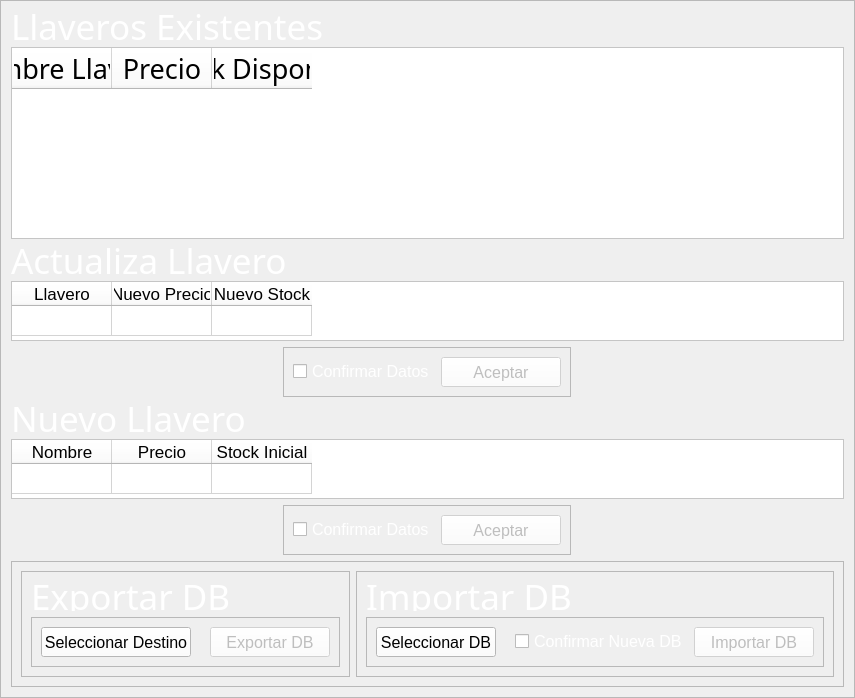
            <widget class="QWidget" name="stock_page">
             <layout class="QVBoxLayout" name="verticalLayout_8">
              <property name="spacing">
               <number>0</number>
              </property>
              <property name="leftMargin">
               <number>0</number>
              </property>
              <property name="topMargin">
               <number>0</number>
              </property>
              <property name="rightMargin">
               <number>0</number>
              </property>
              <property name="bottomMargin">
               <number>0</number>
              </property>
              <item>
               <widget class="QFrame" name="stock_frame">
                <property name="frameShape">
                 <enum>QFrame::StyledPanel</enum>
                </property>
                <property name="frameShadow">
                 <enum>QFrame::Raised</enum>
                </property>
                <layout class="QVBoxLayout" name="verticalLayout_16">
                 <property name="spacing">
                  <number>6</number>
                 </property>
                 <property name="leftMargin">
                  <number>10</number>
                 </property>
                 <property name="topMargin">
                  <number>10</number>
                 </property>
                 <property name="rightMargin">
                  <number>10</number>
                 </property>
                 <property name="bottomMargin">
                  <number>10</number>
                 </property>
                 <item>
                  <widget class="QLabel" name="label_5">
                   <property name="minimumSize">
                    <size>
                     <width>0</width>
                     <height>30</height>
                    </size>
                   </property>
                   <property name="maximumSize">
                    <size>
                     <width>16777215</width>
                     <height>30</height>
                    </size>
                   </property>
                   <property name="font">
                    <font>
                     <family>Scheherazade</family>
                     <pointsize>26</pointsize>
                    </font>
                   </property>
                   <property name="styleSheet">
                    <string notr="true">color: rgb(255, 255, 255);</string>
                   </property>
                   <property name="text">
                    <string>Llaveros Existentes</string>
                   </property>
                  </widget>
                 </item>
                 <item>
                  <widget class="QTableWidget" name="tableStock">
                   <property name="font">
                    <font>
                     <family>MS Shell Dlg 2</family>
                     <pointsize>13</pointsize>
                    </font>
                   </property>
                   <property name="styleSheet">
                    <string notr="true">background-color: rgb(255, 255, 255);</string>
                   </property>
                   <property name="editTriggers">
                    <set>QAbstractItemView::NoEditTriggers</set>
                   </property>
                   <property name="tabKeyNavigation">
                    <bool>true</bool>
                   </property>
                   <property name="alternatingRowColors">
                    <bool>true</bool>
                   </property>
                   <attribute name="verticalHeaderVisible">
                    <bool>false</bool>
                   </attribute>
                   <column>
                    <property name="text">
                     <string>Nombre Llavero</string>
                    </property>
                    <property name="font">
                     <font>
                      <family>Scheherazade</family>
                      <pointsize>20</pointsize>
                     </font>
                    </property>
                   </column>
                   <column>
                    <property name="text">
                     <string>Precio</string>
                    </property>
                    <property name="font">
                     <font>
                      <family>Scheherazade</family>
                      <pointsize>20</pointsize>
                     </font>
                    </property>
                   </column>
                   <column>
                    <property name="text">
                     <string>Stock Disponible</string>
                    </property>
                    <property name="font">
                     <font>
                      <family>Scheherazade</family>
                      <pointsize>20</pointsize>
                     </font>
                    </property>
                   </column>
                  </widget>
                 </item>
                 <item>
                  <widget class="QLabel" name="label_9">
                   <property name="minimumSize">
                    <size>
                     <width>0</width>
                     <height>30</height>
                    </size>
                   </property>
                   <property name="maximumSize">
                    <size>
                     <width>16777215</width>
                     <height>30</height>
                    </size>
                   </property>
                   <property name="font">
                    <font>
                     <family>Scheherazade</family>
                     <pointsize>26</pointsize>
                    </font>
                   </property>
                   <property name="styleSheet">
                    <string notr="true">color: rgb(255, 255, 255);</string>
                   </property>
                   <property name="text">
                    <string>Actualiza Llavero</string>
                   </property>
                  </widget>
                 </item>
                 <item>
                  <widget class="QTableWidget" name="tableActualizaStock">
                   <property name="minimumSize">
                    <size>
                     <width>0</width>
                     <height>60</height>
                    </size>
                   </property>
                   <property name="maximumSize">
                    <size>
                     <width>16777215</width>
                     <height>60</height>
                    </size>
                   </property>
                   <property name="font">
                    <font>
                     <pointsize>12</pointsize>
                    </font>
                   </property>
                   <property name="styleSheet">
                    <string notr="true">background-color: rgb(255, 255, 255);
color: rgb(0, 0, 0);</string>
                   </property>
                   <property name="editTriggers">
                    <set>QAbstractItemView::AllEditTriggers</set>
                   </property>
                   <property name="alternatingRowColors">
                    <bool>false</bool>
                   </property>
                   <attribute name="horizontalHeaderHighlightSections">
                    <bool>true</bool>
                   </attribute>
                   <attribute name="verticalHeaderVisible">
                    <bool>false</bool>
                   </attribute>
                   <row>
                    <property name="text">
                     <string>Nueva fila</string>
                    </property>
                   </row>
                   <column>
                    <property name="text">
                     <string>Llavero</string>
                    </property>
                    <property name="font">
                     <font>
                      <family>MS Shell Dlg 2</family>
                      <pointsize>13</pointsize>
                     </font>
                    </property>
                   </column>
                   <column>
                    <property name="text">
                     <string>Nuevo Precio</string>
                    </property>
                    <property name="font">
                     <font>
                      <family>MS Shell Dlg 2</family>
                      <pointsize>13</pointsize>
                     </font>
                    </property>
                   </column>
                   <column>
                    <property name="text">
                     <string>Nuevo Stock</string>
                    </property>
                    <property name="font">
                     <font>
                      <family>MS Shell Dlg 2</family>
                      <pointsize>13</pointsize>
                     </font>
                    </property>
                   </column>
                   <item row="0" column="0">
                    <property name="text">
                     <string/>
                    </property>
                   </item>
                   <item row="0" column="1">
                    <property name="text">
                     <string/>
                    </property>
                   </item>
                   <item row="0" column="2">
                    <property name="text">
                     <string/>
                    </property>
                   </item>
                  </widget>
                 </item>
                 <item alignment="Qt::AlignHCenter">
                  <widget class="QFrame" name="stock_center_confirmFrame">
                   <property name="minimumSize">
                    <size>
                     <width>0</width>
                     <height>50</height>
                    </size>
                   </property>
                   <property name="maximumSize">
                    <size>
                     <width>16777215</width>
                     <height>50</height>
                    </size>
                   </property>
                   <property name="styleSheet">
                    <string notr="true"/>
                   </property>
                   <property name="frameShape">
                    <enum>QFrame::StyledPanel</enum>
                   </property>
                   <property name="frameShadow">
                    <enum>QFrame::Raised</enum>
                   </property>
                   <layout class="QHBoxLayout" name="horizontalLayout_11">
                    <item>
                     <widget class="QCheckBox" name="checkBox_confirmarActualizaStock">
                      <property name="font">
                       <font>
                        <pointsize>12</pointsize>
                       </font>
                      </property>
                      <property name="styleSheet">
                       <string notr="true">color: rgb(255, 255, 255);</string>
                      </property>
                      <property name="text">
                       <string>Confirmar Datos</string>
                      </property>
                     </widget>
                    </item>
                    <item>
                     <widget class="QPushButton" name="btn_aceptarActualizaStock">
                      <property name="enabled">
                       <bool>false</bool>
                      </property>
                      <property name="minimumSize">
                       <size>
                        <width>120</width>
                        <height>30</height>
                       </size>
                      </property>
                      <property name="maximumSize">
                       <size>
                        <width>120</width>
                        <height>30</height>
                       </size>
                      </property>
                      <property name="font">
                       <font>
                        <pointsize>12</pointsize>
                       </font>
                      </property>
                      <property name="styleSheet">
                       <string notr="true">background-color: rgb(255, 255, 255);</string>
                      </property>
                      <property name="text">
                       <string>Aceptar</string>
                      </property>
                     </widget>
                    </item>
                   </layout>
                  </widget>
                 </item>
                 <item alignment="Qt::AlignBottom">
                  <widget class="QLabel" name="label_8">
                   <property name="minimumSize">
                    <size>
                     <width>0</width>
                     <height>30</height>
                    </size>
                   </property>
                   <property name="maximumSize">
                    <size>
                     <width>16777215</width>
                     <height>30</height>
                    </size>
                   </property>
                   <property name="font">
                    <font>
                     <family>Scheherazade</family>
                     <pointsize>26</pointsize>
                    </font>
                   </property>
                   <property name="styleSheet">
                    <string notr="true">color: rgb(255, 255, 255);</string>
                   </property>
                   <property name="text">
                    <string>Nuevo Llavero</string>
                   </property>
                  </widget>
                 </item>
                 <item>
                  <widget class="QTableWidget" name="tableLlavero">
                   <property name="minimumSize">
                    <size>
                     <width>0</width>
                     <height>60</height>
                    </size>
                   </property>
                   <property name="maximumSize">
                    <size>
                     <width>16777215</width>
                     <height>60</height>
                    </size>
                   </property>
                   <property name="font">
                    <font>
                     <family>Segoe UI</family>
                     <pointsize>12</pointsize>
                    </font>
                   </property>
                   <property name="styleSheet">
                    <string notr="true">background-color: rgb(255, 255, 255);
color: rgb(0, 0, 0);</string>
                   </property>
                   <property name="editTriggers">
                    <set>QAbstractItemView::AllEditTriggers</set>
                   </property>
                   <property name="alternatingRowColors">
                    <bool>false</bool>
                   </property>
                   <attribute name="horizontalHeaderHighlightSections">
                    <bool>true</bool>
                   </attribute>
                   <attribute name="verticalHeaderVisible">
                    <bool>false</bool>
                   </attribute>
                   <row>
                    <property name="text">
                     <string>Nueva fila</string>
                    </property>
                   </row>
                   <column>
                    <property name="text">
                     <string>Nombre</string>
                    </property>
                    <property name="font">
                     <font>
                      <family>MS Shell Dlg 2</family>
                      <pointsize>13</pointsize>
                     </font>
                    </property>
                   </column>
                   <column>
                    <property name="text">
                     <string>Precio</string>
                    </property>
                    <property name="font">
                     <font>
                      <family>MS Shell Dlg 2</family>
                      <pointsize>13</pointsize>
                     </font>
                    </property>
                   </column>
                   <column>
                    <property name="text">
                     <string>Stock Inicial</string>
                    </property>
                    <property name="font">
                     <font>
                      <family>MS Shell Dlg 2</family>
                      <pointsize>13</pointsize>
                     </font>
                    </property>
                   </column>
                   <item row="0" column="0">
                    <property name="text">
                     <string/>
                    </property>
                   </item>
                   <item row="0" column="1">
                    <property name="text">
                     <string/>
                    </property>
                   </item>
                   <item row="0" column="2">
                    <property name="text">
                     <string/>
                    </property>
                   </item>
                  </widget>
                 </item>
                 <item alignment="Qt::AlignHCenter">
                  <widget class="QFrame" name="stock_bottom_confirmFrame">
                   <property name="minimumSize">
                    <size>
                     <width>0</width>
                     <height>50</height>
                    </size>
                   </property>
                   <property name="maximumSize">
                    <size>
                     <width>16777215</width>
                     <height>50</height>
                    </size>
                   </property>
                   <property name="styleSheet">
                    <string notr="true"/>
                   </property>
                   <property name="frameShape">
                    <enum>QFrame::StyledPanel</enum>
                   </property>
                   <property name="frameShadow">
                    <enum>QFrame::Raised</enum>
                   </property>
                   <layout class="QHBoxLayout" name="horizontalLayout_8">
                    <item>
                     <widget class="QCheckBox" name="checkBox_confirmarStock">
                      <property name="font">
                       <font>
                        <pointsize>12</pointsize>
                       </font>
                      </property>
                      <property name="styleSheet">
                       <string notr="true">color: rgb(255, 255, 255);</string>
                      </property>
                      <property name="text">
                       <string>Confirmar Datos</string>
                      </property>
                     </widget>
                    </item>
                    <item>
                     <widget class="QPushButton" name="btn_aceptarStock">
                      <property name="enabled">
                       <bool>false</bool>
                      </property>
                      <property name="minimumSize">
                       <size>
                        <width>120</width>
                        <height>30</height>
                       </size>
                      </property>
                      <property name="maximumSize">
                       <size>
                        <width>120</width>
                        <height>30</height>
                       </size>
                      </property>
                      <property name="font">
                       <font>
                        <pointsize>12</pointsize>
                       </font>
                      </property>
                      <property name="styleSheet">
                       <string notr="true">background-color: rgb(255, 255, 255);</string>
                      </property>
                      <property name="text">
                       <string>Aceptar</string>
                      </property>
                     </widget>
                    </item>
                   </layout>
                  </widget>
                 </item>
                 <item alignment="Qt::AlignHCenter">
                  <widget class="QFrame" name="archivoFrame">
                   <property name="minimumSize">
                    <size>
                     <width>0</width>
                     <height>0</height>
                    </size>
                   </property>
                   <property name="maximumSize">
                    <size>
                     <width>16777215</width>
                     <height>16777215</height>
                    </size>
                   </property>
                   <property name="styleSheet">
                    <string notr="true"/>
                   </property>
                   <property name="frameShape">
                    <enum>QFrame::StyledPanel</enum>
                   </property>
                   <property name="frameShadow">
                    <enum>QFrame::Raised</enum>
                   </property>
                   <layout class="QHBoxLayout" name="horizontalLayout_12">
                    <item>
                     <widget class="QFrame" name="frame">
                      <property name="styleSheet">
                       <string notr="true"/>
                      </property>
                      <property name="frameShape">
                       <enum>QFrame::StyledPanel</enum>
                      </property>
                      <property name="frameShadow">
                       <enum>QFrame::Raised</enum>
                      </property>
                      <layout class="QVBoxLayout" name="verticalLayout_17">
                       <item>
                        <widget class="QLabel" name="label_17">
                         <property name="minimumSize">
                          <size>
                           <width>0</width>
                           <height>30</height>
                          </size>
                         </property>
                         <property name="maximumSize">
                          <size>
                           <width>16777215</width>
                           <height>30</height>
                          </size>
                         </property>
                         <property name="font">
                          <font>
                           <family>Scheherazade</family>
                           <pointsize>26</pointsize>
                          </font>
                         </property>
                         <property name="styleSheet">
                          <string notr="true">color: rgb(255, 255, 255);</string>
                         </property>
                         <property name="text">
                          <string>Exportar DB</string>
                         </property>
                        </widget>
                       </item>
                       <item>
                        <widget class="QFrame" name="left">
                         <property name="styleSheet">
                          <string notr="true"/>
                         </property>
                         <property name="frameShape">
                          <enum>QFrame::StyledPanel</enum>
                         </property>
                         <property name="frameShadow">
                          <enum>QFrame::Raised</enum>
                         </property>
                         <layout class="QHBoxLayout" name="horizontalLayout_14">
                          <item>
                           <widget class="QPushButton" name="btnSeleccionarDestinoDB">
                            <property name="minimumSize">
                             <size>
                              <width>150</width>
                              <height>30</height>
                             </size>
                            </property>
                            <property name="maximumSize">
                             <size>
                              <width>150</width>
                              <height>30</height>
                             </size>
                            </property>
                            <property name="font">
                             <font>
                              <pointsize>12</pointsize>
                             </font>
                            </property>
                            <property name="styleSheet">
                             <string notr="true">background-color: rgb(255, 255, 255);</string>
                            </property>
                            <property name="text">
                             <string>Seleccionar Destino</string>
                            </property>
                           </widget>
                          </item>
                          <item>
                           <widget class="QLabel" name="labelRutaDestinoDB">
                            <property name="styleSheet">
                             <string notr="true">color: rgb(255, 255, 255);</string>
                            </property>
                            <property name="text">
                             <string/>
                            </property>
                           </widget>
                          </item>
                          <item>
                           <widget class="QPushButton" name="btnExportarDB">
                            <property name="enabled">
                             <bool>false</bool>
                            </property>
                            <property name="minimumSize">
                             <size>
                              <width>120</width>
                              <height>30</height>
                             </size>
                            </property>
                            <property name="maximumSize">
                             <size>
                              <width>120</width>
                              <height>30</height>
                             </size>
                            </property>
                            <property name="font">
                             <font>
                              <pointsize>12</pointsize>
                             </font>
                            </property>
                            <property name="styleSheet">
                             <string notr="true">background-color: rgb(255, 255, 255);</string>
                            </property>
                            <property name="text">
                             <string>Exportar DB</string>
                            </property>
                           </widget>
                          </item>
                         </layout>
                        </widget>
                       </item>
                      </layout>
                     </widget>
                    </item>
                    <item>
                     <widget class="QFrame" name="archivoRightFrame">
                      <property name="styleSheet">
                       <string notr="true"/>
                      </property>
                      <property name="frameShape">
                       <enum>QFrame::StyledPanel</enum>
                      </property>
                      <property name="frameShadow">
                       <enum>QFrame::Raised</enum>
                      </property>
                      <layout class="QVBoxLayout" name="verticalLayout_10">
                       <item>
                        <widget class="QLabel" name="label_16">
                         <property name="minimumSize">
                          <size>
                           <width>0</width>
                           <height>30</height>
                          </size>
                         </property>
                         <property name="maximumSize">
                          <size>
                           <width>16777215</width>
                           <height>30</height>
                          </size>
                         </property>
                         <property name="font">
                          <font>
                           <family>Scheherazade</family>
                           <pointsize>26</pointsize>
                          </font>
                         </property>
                         <property name="styleSheet">
                          <string notr="true">color: rgb(255, 255, 255);</string>
                         </property>
                         <property name="text">
                          <string>Importar DB</string>
                         </property>
                        </widget>
                       </item>
                       <item>
                        <widget class="QFrame" name="ImportarFrame">
                         <property name="minimumSize">
                          <size>
                           <width>0</width>
                           <height>50</height>
                          </size>
                         </property>
                         <property name="maximumSize">
                          <size>
                           <width>16777215</width>
                           <height>50</height>
                          </size>
                         </property>
                         <property name="styleSheet">
                          <string notr="true"/>
                         </property>
                         <property name="frameShape">
                          <enum>QFrame::StyledPanel</enum>
                         </property>
                         <property name="frameShadow">
                          <enum>QFrame::Raised</enum>
                         </property>
                         <layout class="QHBoxLayout" name="horizontalLayout_13">
                          <item>
                           <widget class="QPushButton" name="btnSeleccionarArchivoDB">
                            <property name="minimumSize">
                             <size>
                              <width>120</width>
                              <height>30</height>
                             </size>
                            </property>
                            <property name="maximumSize">
                             <size>
                              <width>120</width>
                              <height>30</height>
                             </size>
                            </property>
                            <property name="font">
                             <font>
                              <pointsize>12</pointsize>
                             </font>
                            </property>
                            <property name="styleSheet">
                             <string notr="true">background-color: rgb(255, 255, 255);</string>
                            </property>
                            <property name="text">
                             <string>Seleccionar DB</string>
                            </property>
                           </widget>
                          </item>
                          <item>
                           <widget class="QLabel" name="labelRutaArchivoDB">
                            <property name="styleSheet">
                             <string notr="true">color: rgb(255, 255, 255);</string>
                            </property>
                            <property name="text">
                             <string/>
                            </property>
                           </widget>
                          </item>
                          <item>
                           <widget class="QCheckBox" name="checkBoxConfirmarNuevaDB">
                            <property name="font">
                             <font>
                              <pointsize>12</pointsize>
                             </font>
                            </property>
                            <property name="styleSheet">
                             <string notr="true">color: rgb(255, 255, 255);</string>
                            </property>
                            <property name="text">
                             <string>Confirmar Nueva DB</string>
                            </property>
                           </widget>
                          </item>
                          <item>
                           <widget class="QPushButton" name="btnImportarDB">
                            <property name="enabled">
                             <bool>false</bool>
                            </property>
                            <property name="minimumSize">
                             <size>
                              <width>120</width>
                              <height>30</height>
                             </size>
                            </property>
                            <property name="maximumSize">
                             <size>
                              <width>120</width>
                              <height>30</height>
                             </size>
                            </property>
                            <property name="font">
                             <font>
                              <pointsize>12</pointsize>
                             </font>
                            </property>
                            <property name="styleSheet">
                             <string notr="true">background-color: rgb(255, 255, 255);</string>
                            </property>
                            <property name="text">
                             <string>Importar DB</string>
                            </property>
                           </widget>
                          </item>
                         </layout>
                        </widget>
                       </item>
                      </layout>
                     </widget>
                    </item>
                   </layout>
                  </widget>
                 </item>
                </layout>
               </widget>
              </item>
             </layout>
            </widget>
